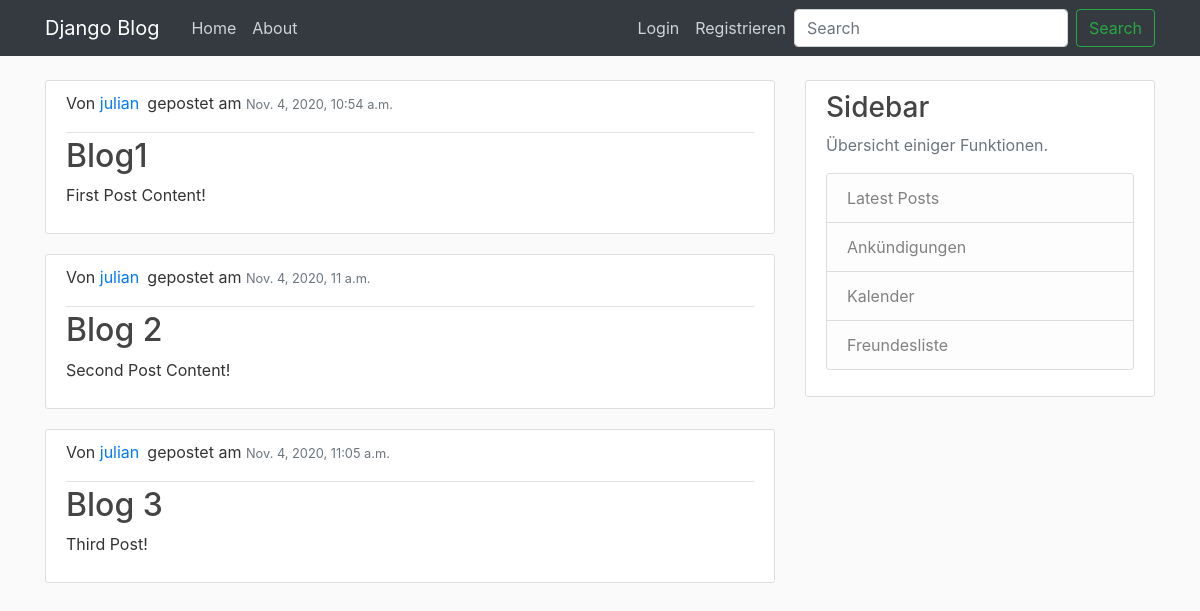
The page / on the database its author committed.
### blog/models.py (models this page shows, shortened)
class Post(models.Model):
    title = models.CharField(max_length=100)
    content = models.TextField()
    date_posted = models.DateTimeField(default=timezone.now)
    author = models.ForeignKey(User, on_delete=models.CASCADE)

### blog/views.py (the view)
# urls.py: path('', views.home, name='blog-home'),
def home(request):
    context = {"posts": Post.objects.all()}
    return render(request, "blog/home.html", context)

### blog/templates/blog/home.html
{% extends "blog/base.html" %}
{% block content %}
    {% for post in posts %}
        <article class="media content-section">
            <div class="media-body">
            <div class="article-metadata">
                <p>Von <a class="mr-2" href="#">{{ post.author }}</a>gepostet am <small class="text-muted">{{ post.date_posted }}</small></p>
            </div>
            <h2><a class="article-title" href="#">{{ post.title }}</a></h2>
            <p class="article-content">{{ post.content }}</p>
            </div>
        </article>
    {% endfor %}
{% endblock content %}

### blog/static/blog/main.css (style rules this page uses)
body { background: #fafafa; color: #333333; margin-top: 5rem; }
h1, h2, h3, h4, h5, h6 { color: #444444; }
.content-section { background: #ffffff; padding: 10px 20px; border: 1px solid #dddddd; border-radius: 3px; margin-bottom: 20px; }
.article-title { color: #444444; }
.article-content { white-space: pre-line; }
.article-metadata { padding-bottom: 1px; margin-bottom: 4px; border-bottom: 1px solid #e3e3e3 }

### rows shown on the page
Post: author "julian", date_posted "Nov. 4, 2020, 10:54 a.m.", title "Blog1", content "First Post Content!"
Post: author "julian", date_posted "Nov. 4, 2020, 11 a.m.", title "Blog 2", content "Second Post Content!"
Post: author "julian", date_posted "Nov. 4, 2020, 11:05 a.m.", title "Blog 3", content "Third Post!"
